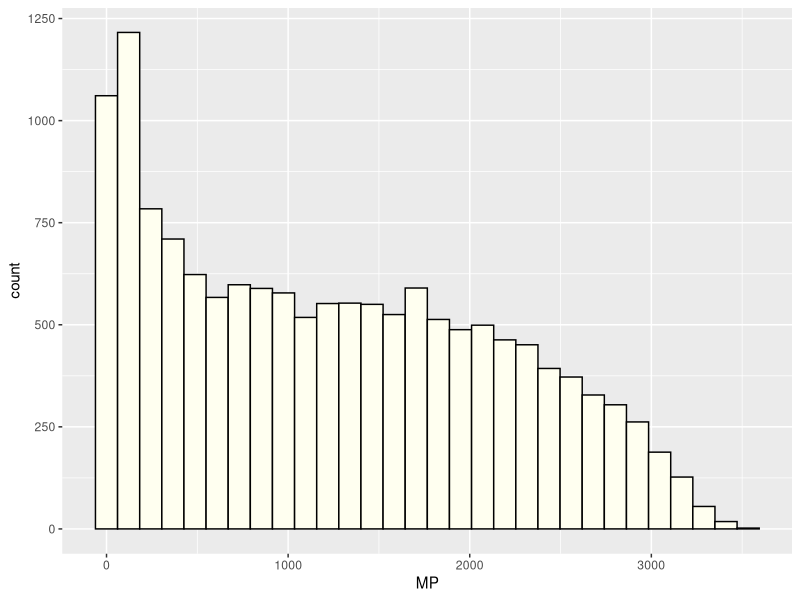
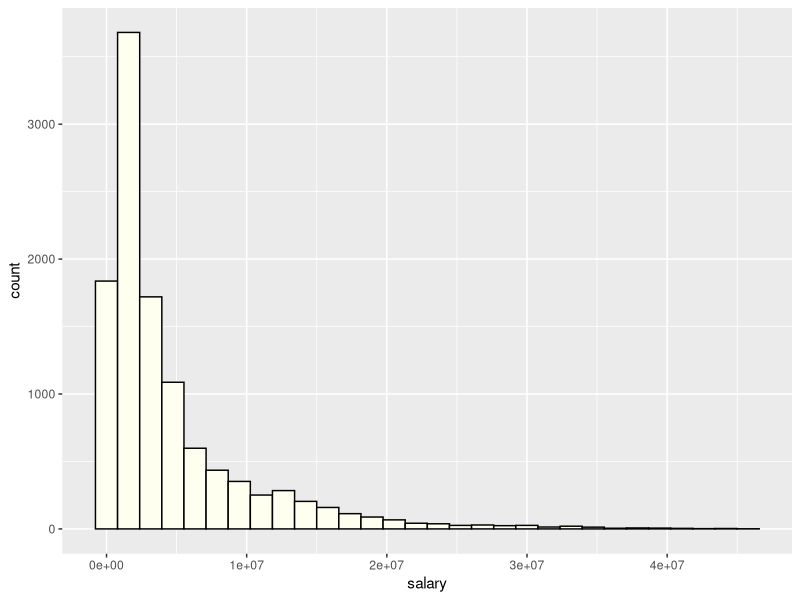
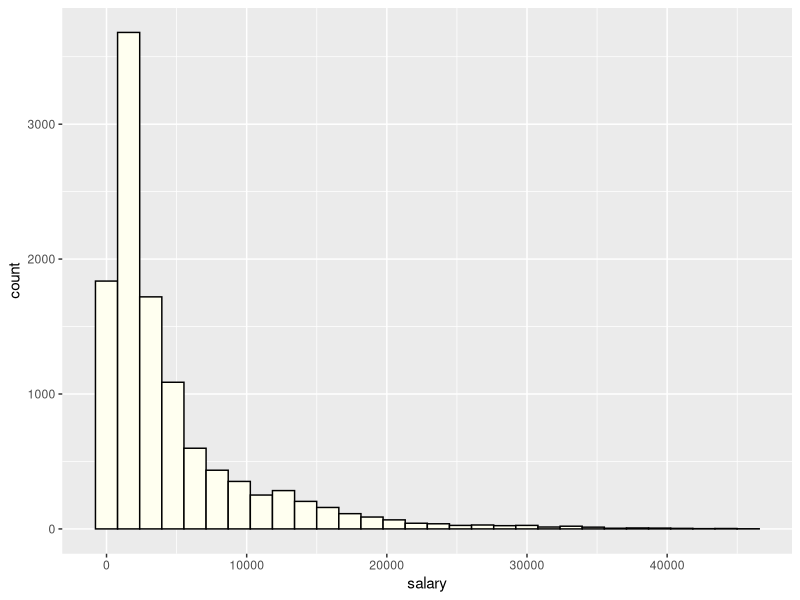
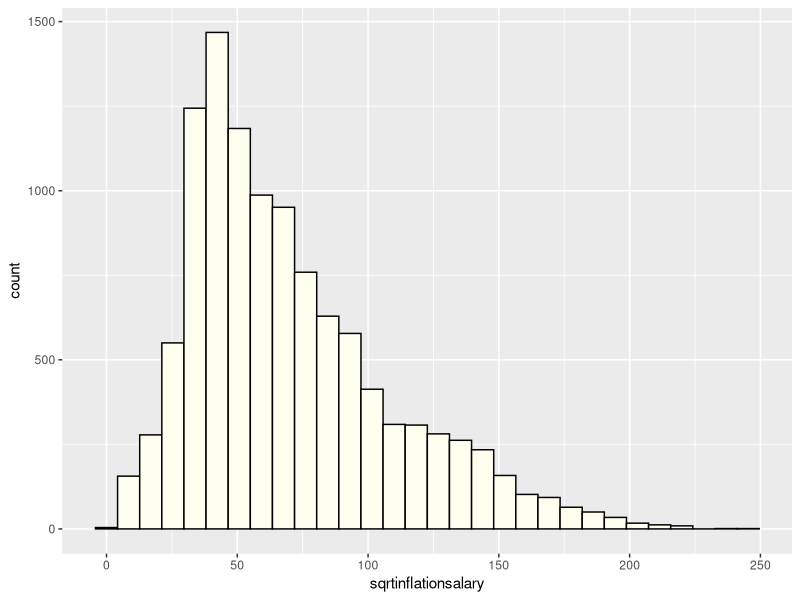
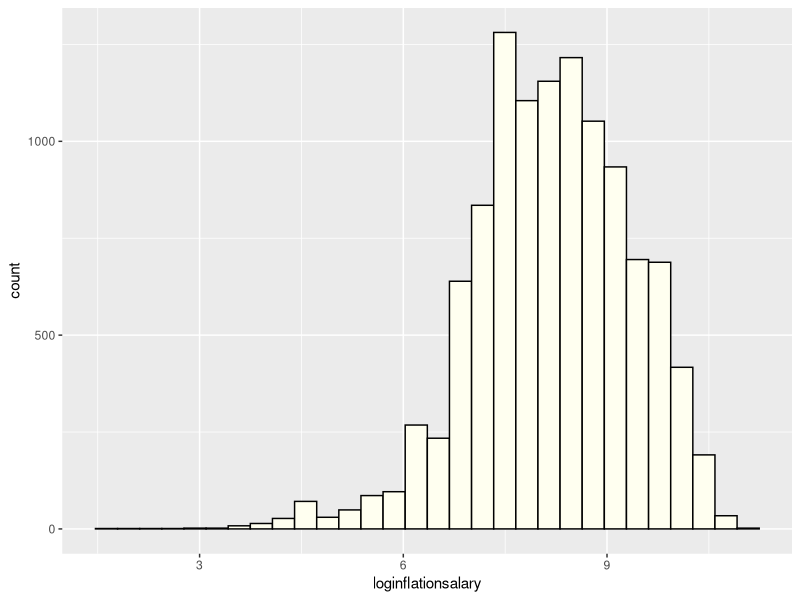

R code for these plots, in order:
## ---- chunk 1
library(tidyverse)
## ---- chunk 2
nba <- read_csv(here::here("esselt21/nba_salary_module/module/initial_nba.csv"))
## ---- chunk 3
ggplot(data = nba,
       aes(x = MP)) +
  geom_histogram(color = "black",
                 fill = "ivory")
## ---- chunk 4
ggplot(data = nba,
       aes(x = salary)) +
  geom_histogram(color = "black",
                 fill = "ivory")
## ---- chunk 5
nba <-
  nba |>
  mutate(salary = salary / 1000)
## ---- chunk 6
ggplot(data = nba,
       aes(x = salary)) +
  geom_histogram(color = "black",
                 fill = "ivory")
## ---- chunk 7
nba <-
  nba |>
  mutate(inflationAdjSalary = inflationAdjSalary / 1000)
## ---- chunk 8
nba <-
  nba |>
  mutate(loginflationsalary = log(inflationAdjSalary))
## ---- chunk 9
nba <-
  nba |>
  mutate(sqrtinflationsalary = sqrt(inflationAdjSalary))
## ---- chunk 10
ggplot(data = nba,
       aes(x = sqrtinflationsalary)) +
  geom_histogram(color = "black",
                 fill = "ivory")

ggplot(data = nba,
       aes(x = loginflationsalary)) +
  geom_histogram(color = "black",
                 fill = "ivory")
